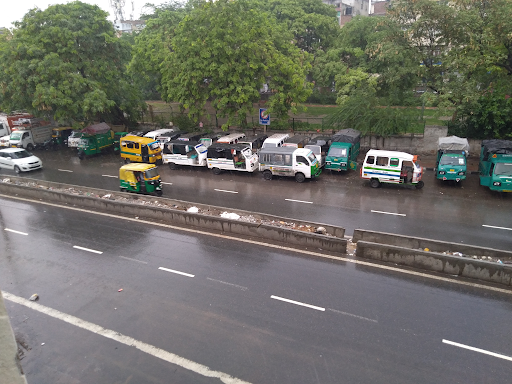
#> input picture assignment1/img.png, 512 x 384 px
$ python task2_lane_tracker.py --path img.png
#> lines starting #> are read from the running program, lines starting #| are printed output that depends on the picture; after the words box and inside, x2 and y2 are one past the last pixel; in counts of white or black regions, pixels touching at a corner belong together
import argparse
import cv2
import numpy as np

WORK_W, WORK_H = 746, 556
INNER_TRIM = (0.004, 0.004, 0.005, 0.007)    # left, top, right, bottom (fractions)

CLIP_LIMIT = 3.0          # CLAHE contrast limit
TILE_GRID = (8, 8)        # CLAHE tile grid

# Pass 1: solid lines (wide, bright, long)
SOLID_KERNEL, SOLID_THRESH, SOLID_MIN_LEN = 21, 85, 150
# Pass 2: dashes (thin, can be faint, short)
DASH_KERNEL, DASH_THRESH = 15, 50
DASH_MIN_LEN, DASH_MAX_WIDTH = 15, 14

MIN_AREA = 30
MIN_ASPECT = 3.0
MAX_ANGLE = 50

LOWER_ROAD = [(0.00, 0.52), (0.69, 0.67), (1.00, 0.77), (1.00, 1.00), (0.00, 1.00)]
UPPER_TOP = [(0.00, 0.42), (0.20, 0.44), (0.44, 0.48), (0.63, 0.51), (1.00, 0.56)]
UPPER_BOT = [(0.00, 0.45), (0.66, 0.57), (1.00, 0.61)]
UPPER_X_RANGES = [(0.00, 0.23), (0.33, 1.00)]


def auto_crop(img, white=235, min_frac=0.3):

    content = (img < white).any(axis=2)
    rows = np.where(content.mean(axis=1) > min_frac)[0]
    cols = np.where(content.mean(axis=0) > min_frac)[0]
    if len(rows) == 0 or len(cols) == 0:
        return img
    return img[rows[0]:rows[-1] + 1, cols[0]:cols[-1] + 1]


def apply_clahe(bgr):

    lab = cv2.cvtColor(bgr, cv2.COLOR_BGR2LAB)
    l, a, b = cv2.split(lab)
    l_eq = cv2.createCLAHE(clipLimit=CLIP_LIMIT, tileGridSize=TILE_GRID).apply(l)
    return l_eq, cv2.cvtColor(cv2.merge((l_eq, a, b)), cv2.COLOR_LAB2BGR)


def road_mask(h, w):
    mask = np.zeros((h, w), np.uint8)
    lower = np.array([[int(x * w), int(y * h)] for x, y in LOWER_ROAD], np.int32)
    cv2.fillPoly(mask, [lower], 255)

    top_x, top_y = zip(*UPPER_TOP)
    bot_x, bot_y = zip(*UPPER_BOT)
    for x_start, x_end in UPPER_X_RANGES:
        xs = np.linspace(x_start, x_end, 20)
        top = [[int(x * w), int(np.interp(x, top_x, top_y) * h)] for x in xs]
        bot = [[int(x * w), int(np.interp(x, bot_x, bot_y) * h)] for x in xs[::-1]]
        cv2.fillPoly(mask, [np.array(top + bot, np.int32)], 255)
    return mask


def find_segments(l_eq, mask, kernel, thresh, min_len, max_width=None):

    k = cv2.getStructuringElement(cv2.MORPH_RECT, (kernel, kernel))
    tophat = cv2.morphologyEx(l_eq, cv2.MORPH_TOPHAT, k)
    _, bw = cv2.threshold(tophat, thresh, 255, cv2.THRESH_BINARY)
    bw = cv2.bitwise_and(bw, mask)
    bw = cv2.morphologyEx(bw, cv2.MORPH_CLOSE,
                          cv2.getStructuringElement(cv2.MORPH_RECT, (5, 3)))

    n, labels, stats, _ = cv2.connectedComponentsWithStats(bw)
    segments = []
    for i in range(1, n):
        if stats[i, cv2.CC_STAT_AREA] < MIN_AREA:
            continue
        pts = np.column_stack(np.where(labels == i))[:, ::-1].astype(np.float32)
        _, (rw, rh), _ = cv2.minAreaRect(pts)
        length, width = max(rw, rh), min(rw, rh)
        if width < 1 or length < min_len or length / width < MIN_ASPECT:
            continue
        if max_width is not None and width > max_width:
            continue
        vx, vy, x0, y0 = cv2.fitLine(pts, cv2.DIST_L2, 0, 0.01, 0.01).ravel()
        if abs(np.degrees(np.arctan(vy / vx if vx else 1e9))) > MAX_ANGLE:
            continue
        t = (pts[:, 0] - x0) * vx + (pts[:, 1] - y0) * vy
        p1 = (int(x0 + t.min() * vx), int(y0 + t.min() * vy))
        p2 = (int(x0 + t.max() * vx), int(y0 + t.max() * vy))
        segments.append((p1, p2, length))
    return segments


def extend_line(p1, p2, w, h):

    p1 = np.array(p1, np.float64)
    p2 = np.array(p2, np.float64)
    d = (p2 - p1) / np.linalg.norm(p2 - p1)

    def walk(p, direction):
        last = p.copy()
        for s in range(0, 3000):
            q = p + direction * s
            if not (0 <= q[0] < w and 0 <= q[1] < h):
                break
            last = q
        return last

    a = walk(p1, -d)
    b = walk(p2, d)
    return (int(a[0]), int(a[1])), (int(b[0]), int(b[1]))


def detect_lanes(l_eq, mask):
    solid = find_segments(l_eq, mask, SOLID_KERNEL, SOLID_THRESH, SOLID_MIN_LEN)
    dashes = find_segments(l_eq, mask, DASH_KERNEL, DASH_THRESH, DASH_MIN_LEN, DASH_MAX_WIDTH)

    # Drop dashes that lie on a solid line already found
    solid_img = np.zeros(l_eq.shape, np.uint8)
    for p1, p2, _ in solid:
        cv2.line(solid_img, p1, p2, 255, 15)
    dashes = [d for d in dashes
              if solid_img[(d[0][1] + d[1][1]) // 2, (d[0][0] + d[1][0]) // 2] == 0]

    # Extend each solid line to the image borders (delete this line to disable)
    h, w = l_eq.shape
    solid = [(*extend_line(p1, p2, w, h), length) for p1, p2, length in solid]
    return solid, dashes


def label(panel, text):
    out = panel.copy()
    cv2.putText(out, text, (10, 28), cv2.FONT_HERSHEY_SIMPLEX, 0.9, (0, 0, 0), 4, cv2.LINE_AA)
    cv2.putText(out, text, (10, 28), cv2.FONT_HERSHEY_SIMPLEX, 0.9, (255, 255, 255), 2, cv2.LINE_AA)
    return out


def main():
    parser = argparse.ArgumentParser(description="Lane detection using CLAHE")
    parser.add_argument("--path", required=True, help="path to the input image")
    parser.add_argument("--out", default="lane_output.png", help="where to save the result")
    parser.add_argument("--scale", type=float, default=0.5,
                        help="display scale for the 3-panel window (lower = smaller window)")
    args = parser.parse_args()

    img = cv2.imread(args.path)
#> img is the input picture: shape (384, 512, 3); mean B, G, R 103.4, 111, 111
    if img is None:
        raise SystemExit(f"Could not read image: {args.path}")

    img = auto_crop(img)
#> in auto_crop, `content = (img < white).any(axis=2)`:
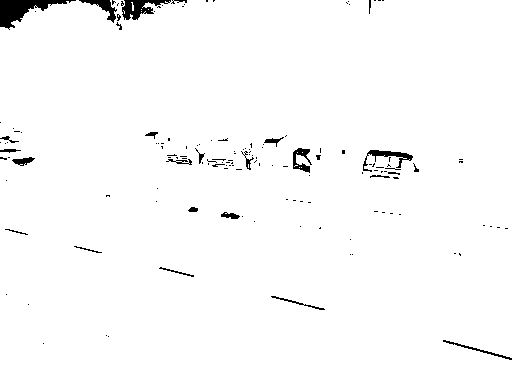
#> content: shape (384, 512) bool; 98.1% white; 146 black regions (120 under 20 px), largest, box (x1, y1, x2, y2) and area: (0, 0, 76, 30) 890, (122, 0, 171, 20) 488, (363, 150, 413, 172) 307
#> in auto_crop, `rows = np.where(content.mean(axis=1) > min_frac)[0]`: rows = 384 values from 0 to 383
#> in auto_crop, `cols = np.where(content.mean(axis=0) > min_frac)[0]`: cols = 512 values from 0 to 511
    h0, w0 = img.shape[:2]
#> h0 = 384; w0 = 512
    l, t, r, b = INNER_TRIM
    img = img[int(t * h0):int((1 - b) * h0), int(l * w0):int((1 - r) * w0)]
#> img: shape (380, 507, 3)
    img = cv2.resize(img, (WORK_W, WORK_H), interpolation=cv2.INTER_AREA)
#> img: shape (556, 746, 3)
    h, w = img.shape[:2]
#> h = 556; w = 746

    l_eq, enhanced = apply_clahe(img)
#> in apply_clahe, `lab = cv2.cvtColor(bgr, cv2.COLOR_BGR2LAB)`: lab: shape (556, 746, 3); mean of channels 0, 1, 2 117.7, 126.7, 132.5
    mask = road_mask(h, w)
#> in road_mask, `cv2.fillPoly(mask, [lower], 255)`: mask: shape (556, 746); 36.7% white; 1 white region, box (x1, y1, x2, y2) and area: (0, 289, 746, 556) 152141
#> after the loop in road_mask, `for x_start, x_end in UPPER_X_RANGES:`:
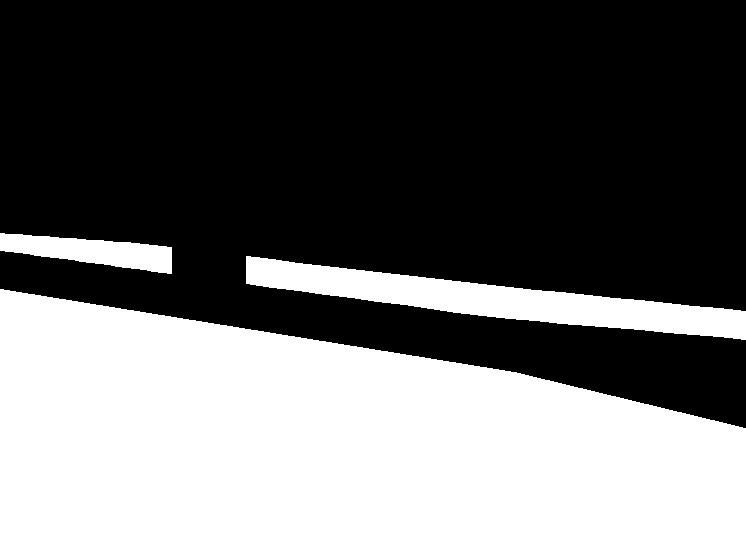
#> mask: shape (556, 746); 41.3% white; 3 white regions, box (x1, y1, x2, y2) and area: (0, 289, 746, 556) 152141, (246, 256, 746, 340) 15068, (0, 233, 172, 274) 3933
    solid, dashes = detect_lanes(l_eq, mask)
#> in find_segments, `_, bw = cv2.threshold(tophat, thresh, 255, cv2.THRESH_BINARY)`: bw: shape (556, 746); 24.4% white; 1187 white regions (974 under 20 px), largest, box (x1, y1, x2, y2) and area: (175, 0, 630, 181) 23014, (165, 130, 477, 259) 13903, (0, 255, 522, 374) 6962
#> in find_segments, `bw = cv2.bitwise_and(bw, mask)`: bw: shape (556, 746); 2.1% white; 67 white regions (47 under 20 px), largest, box (x1, y1, x2, y2) and area: (7, 429, 352, 556) 3568, (166, 316, 710, 420) 2185, (0, 233, 60, 249) 562
#> in find_segments, `bw = cv2.morphologyEx(bw, cv2.MORPH_CLOSE, cv2.getStructuringElement(c..`: bw: shape (556, 746); 2.1% white; 50 white regions (32 under 20 px), largest, box (x1, y1, x2, y2) and area: (0, 426, 354, 556) 3718, (166, 316, 710, 420) 2203, (0, 233, 60, 251) 675
#> in find_segments, `n, labels, stats, _ = cv2.connectedComponentsWithStats(bw)`: labels: shape (556, 746) int32; 51 distinct labels, from 0 to 50
#> in find_segments, `n, labels, stats, _ = cv2.connectedComponentsWithStats(bw)`: n = 51; stats = 51 rows, first 6: [0, 0, 746, 556, 405945], [0, 233, 60, 18, 675], [82, 246, 23, 4, 46], [147, 254, 24, 5, 53], [246, 258, 5, 11, 26], [258, 258, 24, 9, 114]
#> the loop in find_segments, `for i in range(1, n):` made 50 passes
#> (rw, rh, length, width) on passes 1, 2, 3, 5, 7, 8, 9, 13, 20, 24, 31, 37: (16.03, 59.41, 59.41, 16.03), (2.16, 22.17, 22.17, 2.16), (2.66, 23.34, 23.34, 2.66), (7.62, 23.41, 23.41, 7.62), (12.84, 34.33, 34.33, 12.84), (10, 3, 10, 3), (3.22, 41.43, 41.43, 3.22), (3.56, 51.59, 51.59, 3.56), (2.31, 39.45, 39.45, 2.31), (4.12, 44.87, 44.87, 4.12), (4.37, 53.84, 53.84, 4.37), (4.85, 82.22, 82.22, 4.85)
#> (rw, rh, length, width, vx, vy, x0, y0) on passes 19, 36: (9.34, 552.7, 552.7, 9.34, 0.982, 0.187, 457.2, 369.4), (21.01, 375.7, 375.7, 21.01, 0.936, 0.353, 179.1, 495)
#> after the loop in find_segments, `for i in range(1, n):`: segments = [((166, 314), (709, 417), 552.7), ((0, 427), (351, 559), 375.7)]
#> in detect_lanes, `solid = find_segments(l_eq, mask, SOLID_KERNEL, SOLID_THRESH, SOLID_MI..`: solid has the same summary as segments in find_segments
#> call 2 of find_segments, with kernel = 15, thresh = 50, min_len = 15, max_width = 14
#> in find_segments (call 2), `_, bw = cv2.threshold(tophat, thresh, 255, cv2.THRESH_BINARY)`: bw: shape (556, 746); 32.1% white; 933 white regions (799 under 20 px), largest, box (x1, y1, x2, y2) and area: (0, 0, 746, 259) 89532, (0, 253, 746, 394) 9464, (0, 425, 356, 556) 4348
#> in find_segments (call 2), `bw = cv2.bitwise_and(bw, mask)`: bw: shape (556, 746); 2.7% white; 179 white regions (143 under 20 px), largest, box (x1, y1, x2, y2) and area: (0, 425, 356, 556) 4348, (125, 309, 735, 426) 2574, (647, 494, 746, 526) 620
#> in find_segments (call 2), `bw = cv2.morphologyEx(bw, cv2.MORPH_CLOSE, cv2.getStructuringElement(c..`: bw: shape (556, 746); 2.9% white; 126 white regions (96 under 20 px), largest, box (x1, y1, x2, y2) and area: (0, 425, 356, 556) 4388, (111, 307, 735, 426) 2706, (0, 233, 63, 252) 721
#> in find_segments (call 2), `n, labels, stats, _ = cv2.connectedComponentsWithStats(bw)`:
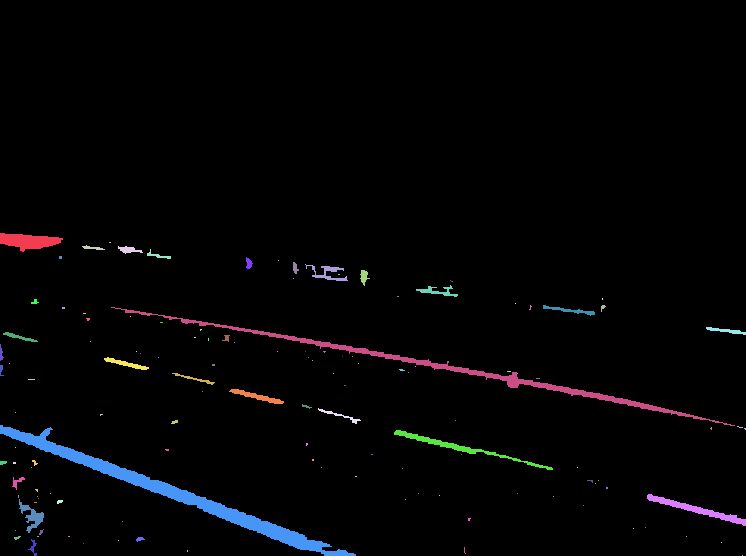
#> labels: shape (556, 746) int32; 127 distinct labels, from 0 to 126; one colour per label, 0 black
#> in find_segments (call 2), `n, labels, stats, _ = cv2.connectedComponentsWithStats(bw)`: n = 127; stats = 127 rows, first 6: [0, 0, 746, 556, 402900], [0, 233, 63, 19, 721], [109, 242, 2, 1, 2], [82, 245, 23, 5, 54], [118, 246, 25, 8, 105], [147, 249, 24, 10, 67]
#> the loop in find_segments (call 2), `for i in range(1, n):` made 126 passes
#> (rw, rh, length, width, vx, vy, x0, y0) on passes 3, 4, 5, 10, 15, 21, 29, 31, 43, 56: (3.16, 22.17, 22.17, 3.16, 0.994, 0.107, 92.3, 247.5), (7, 24, 24, 7, 0.994, 0.113, 128.4, 249.4), (6.47, 23.53, 23.53, 6.47, 0.981, 0.195, 157.8, 255.2), (13.14, 43.51, 43.51, 13.14, 0.981, 0.195, 327.9, 272.6), (10.55, 41.39, 41.39, 10.55, 0.996, 0.0854, 437.3, 290.9), (4.38, 51.76, 51.76, 4.38, 0.992, 0.127, 569.4, 310), (3.73, 39.52, 39.52, 3.73, 0.992, 0.126, 725.9, 330.3), (3.85, 34.9, 34.9, 3.85, 0.97, 0.245, 18.79, 336.7), (4.56, 45.12, 45.12, 4.56, 0.974, 0.228, 125.5, 363.4), (3.15, 42.93, 42.93, 3.15, 0.972, 0.234, 194.3, 378.4)
#> (rw, rh, length, width) on passes 1, 7, 9, 11, 24, 32: (16.95, 62.28, 62.28, 16.95), (11, 6, 11, 6), (11, 5, 11, 5), (8.54, 15.18, 15.18, 8.54), (15.8, 634, 634, 15.8), (6.08, 6.08, 6.08, 6.08)
#> after the loop in find_segments (call 2), `for i in range(1, n):`: segments = 14 items
#> the loop in detect_lanes, `for p1, p2, _ in solid:` made 2 passes
#> (p1, p2) on passes 1 to 2: ((166, 314), (709, 417)), ((0, 427), (351, 559))
#> after the loop in detect_lanes, `for p1, p2, _ in solid:`:
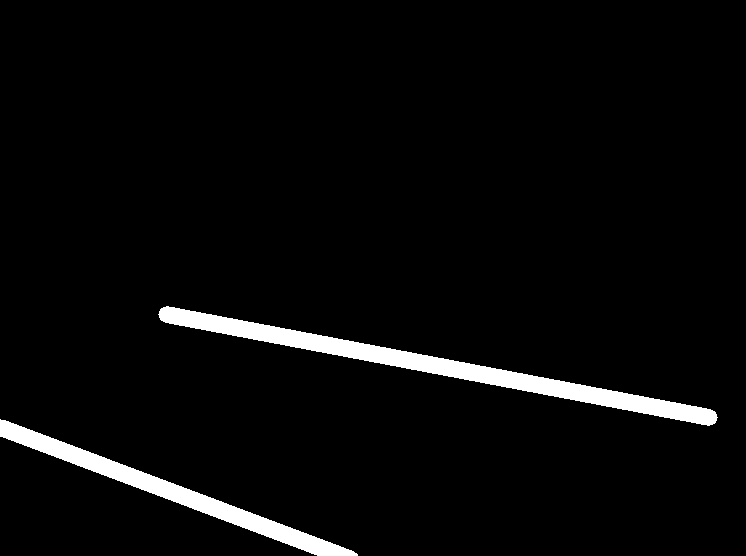
#> solid_img: shape (556, 746); 3.8% white; 2 white regions, box (x1, y1, x2, y2) and area: (158, 306, 718, 426) 9485, (0, 419, 358, 556) 6196
#> in detect_lanes, `solid = [(*extend_line(p1, p2, w, h), length) for p1, p2, length in so..`: solid = [((0, 282), (745, 423), 552.7), ((0, 427), (351, 559), 375.7)]
#> dashes = 14 items

    result = img.copy()
    for p1, p2, _ in solid:
        cv2.line(result, p1, p2, (0, 255, 255), 4)
#> this loop made 2 passes
#> (p1, p2) on passes 1 to 2: ((0, 282), (745, 423)), ((0, 427), (351, 559))
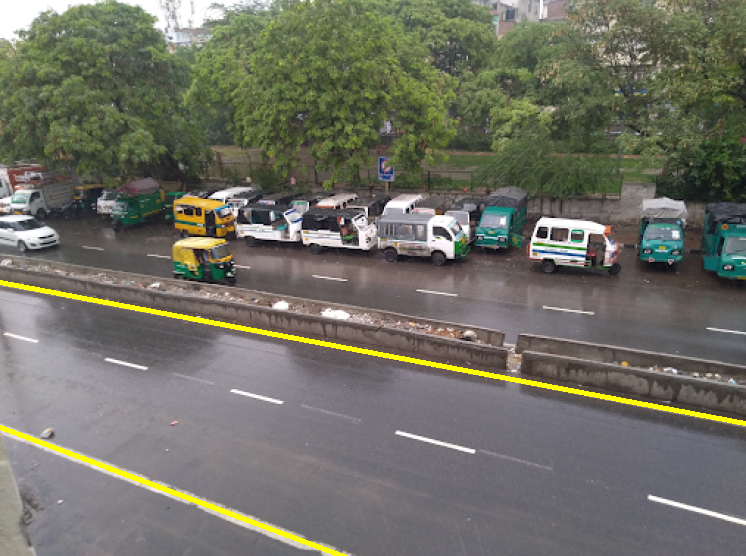
#> result: shape (556, 746, 3); mean B, G, R 100.8, 111.9, 111.7
    for p1, p2, _ in dashes:
        cv2.line(result, p1, p2, (0, 255, 0), 4)
#> this loop made 14 passes
#> (p1, p2) on passes 1 to 12: ((81, 246), (104, 248)), ((117, 248), (142, 250)), ((146, 253), (170, 257)), ((304, 267), (347, 276)), ((415, 289), (457, 292)), ((542, 306), (594, 313)), ((705, 327), (745, 332)), ((3, 332), (36, 341)), ((103, 358), (147, 368)), ((171, 373), (213, 383)), ((229, 389), (282, 402)), ((317, 408), (359, 421))
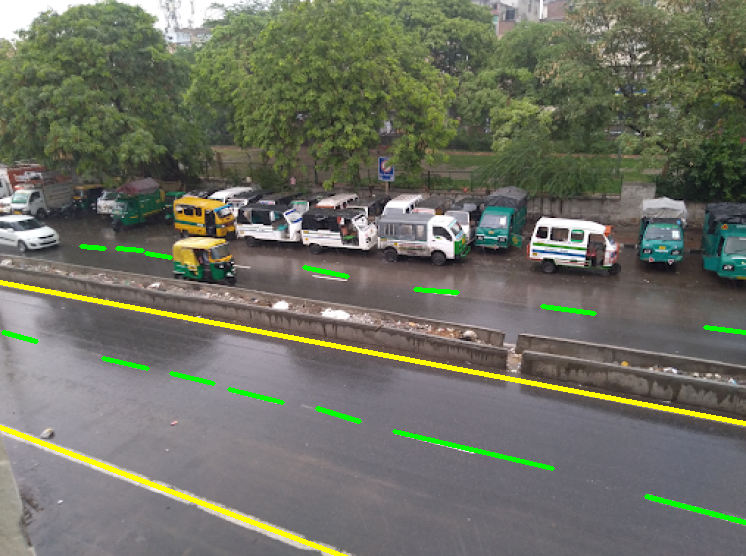
#> result: shape (556, 746, 3); 0.92% of pixels changed, all inside (x1, y1, x2, y2) = (1, 244, 746, 525)

    print(f"Detected {len(solid)} solid lines and {len(dashes)} dashes")
#| Detected 2 solid lines and 14 dashes
    cv2.imwrite(args.out, result)
    print("Saved", args.out)


    combo = np.hstack([label(img, "Original"),
                       label(enhanced, "CLAHE"),
                       label(result, "Lanes")])
    cv2.imwrite("comparison.png", combo)


    shown = cv2.resize(combo, None, fx=args.scale, fy=args.scale,
                       interpolation=cv2.INTER_AREA)
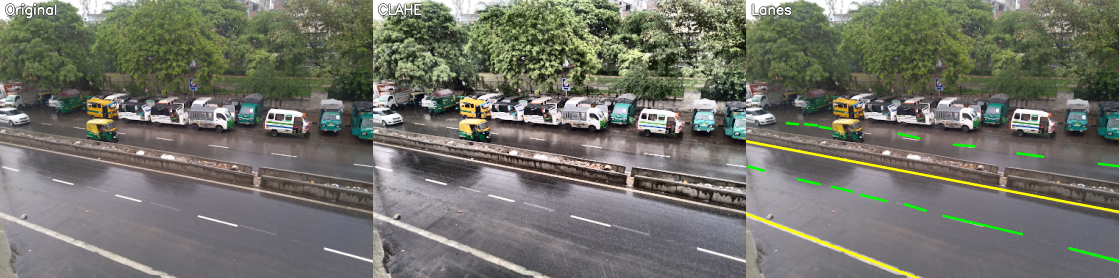
#> shown: shape (278, 1119, 3); mean B, G, R 105.2, 114.9, 114
    win = "Original | CLAHE | Lanes (any key to close)"
    cv2.namedWindow(win, cv2.WINDOW_NORMAL)
    cv2.resizeWindow(win, shown.shape[1], shown.shape[0])
    cv2.imshow(win, shown)
    cv2.waitKey(0)
    cv2.destroyAllWindows()


if __name__ == "__main__":
    main()
